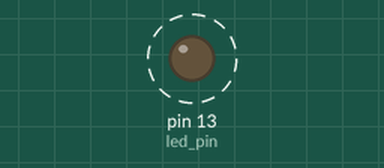
The sketch below on a simulated Arduino Uno, built with avr-gcc and run on an emulated ATmega328P. On the bench: output pins drawn as LEDs (lit = HIGH). Dashed ring = blinking. No radio packets arrive unless stated.

Above: at 0.5 s.
Timing chart, 0 to 3.0 s (numbered marks = the images above):
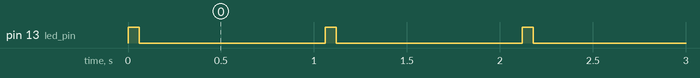

The sketch:

transmit.ino
```cpp
#include <VirtualWire.h>

const int led_pin = 13;
const int transmit_pin = 12;
const int receive_pin = 11;
const int transmit_on_pin = 3;


void setup() {
  // put your setup code here, to run once:
  pinMode(led_pin, OUTPUT);
   Serial.begin(9600);
  vw_set_tx_pin(transmit_pin);
  vw_set_rx_pin(receive_pin);
  vw_set_ptt_pin(transmit_on_pin);
  vw_set_ptt_inverted(true);
  vw_setup(2000);

  vw_rx_start();
}

void loop() {

  char msg[1] = {'s'};
  // put your main code here, to run repeatedly:

  transmit_data(msg,1);
   //receive_data();

  delay(1000);
 //  receive_data();
}

void transmit_data(char msg[], int length)
{
   digitalWrite(led_pin,HIGH);
   vw_send((uint8_t*)msg,length);
   vw_wait_tx();
   digitalWrite(led_pin, LOW);
}

void receive_data()
{
  uint8_t buffer[VW_MAX_MESSAGE_LEN];
  uint8_t buffer_l = VW_MAX_MESSAGE_LEN;
 // Serial.print("elo");
  if(vw_get_message(buffer, &buffer_l))
  {
    int i;
    Serial.print("Received: ");
    for(i = 0;i< buffer_l; i++)
    {

       Serial.print((char *)buffer[i]);
       Serial.print(' ');
    }
    Serial.println();
    // dodac diode receivera
  }
}
```

Measured:
- by itself, pin 13 (led_pin): alternates HIGH for 0.06 s and LOW for 1.0 s
